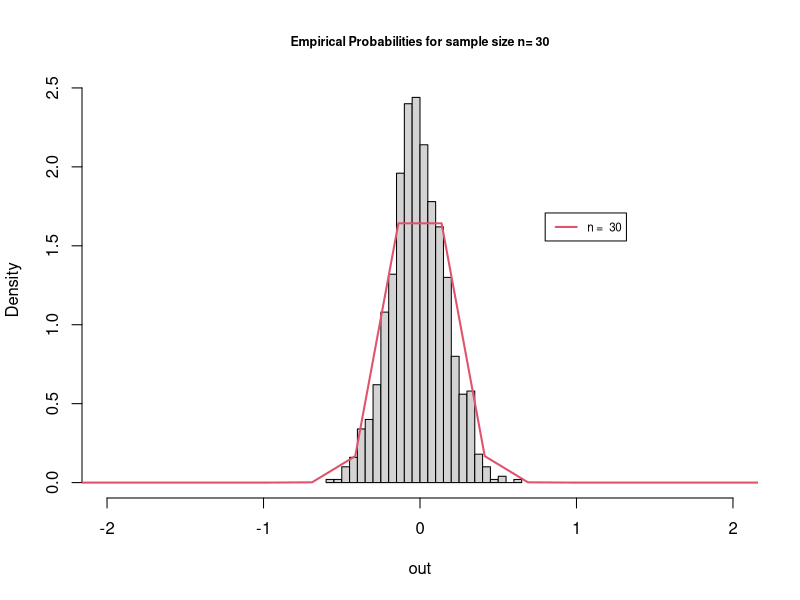

Reproduce this figure in R.
trials<- 1000
n<- 30

out<- NULL
my_seq <- seq(-4, 4, by = 0.001)
color <- c(2)
for (i in seq(trials)) {
    out[i] <- mean(rnorm(n))
  }

h <- hist(out,
    breaks = "Scott",
    plot = FALSE
  )
  plot(h,
    freq = FALSE,
    xlim = c(-2, 2),
    main = paste("Empirical Probabilities for sample size n=", n),
    cex.main = 0.75
  )
color<- c(2)
  curve(dnorm(x,
    mean = 0, sd = 1 / sqrt(n)
  ),
  from = -4, to = 4, n = 30,
  type = "l", # set line type
  lwd = 2, # set line width
  add = TRUE,
  col = color
  ) 
  legend(
    x = 0.8, # set x position
    y = max(h$density) * 0.7, # set y position
    paste("n = ", n), # set appropriate legend names
    lty = 1, # set line type
    lwd = 2, # set line width
    col = color, # set line color
    cex = 0.7 # set font size
  )
